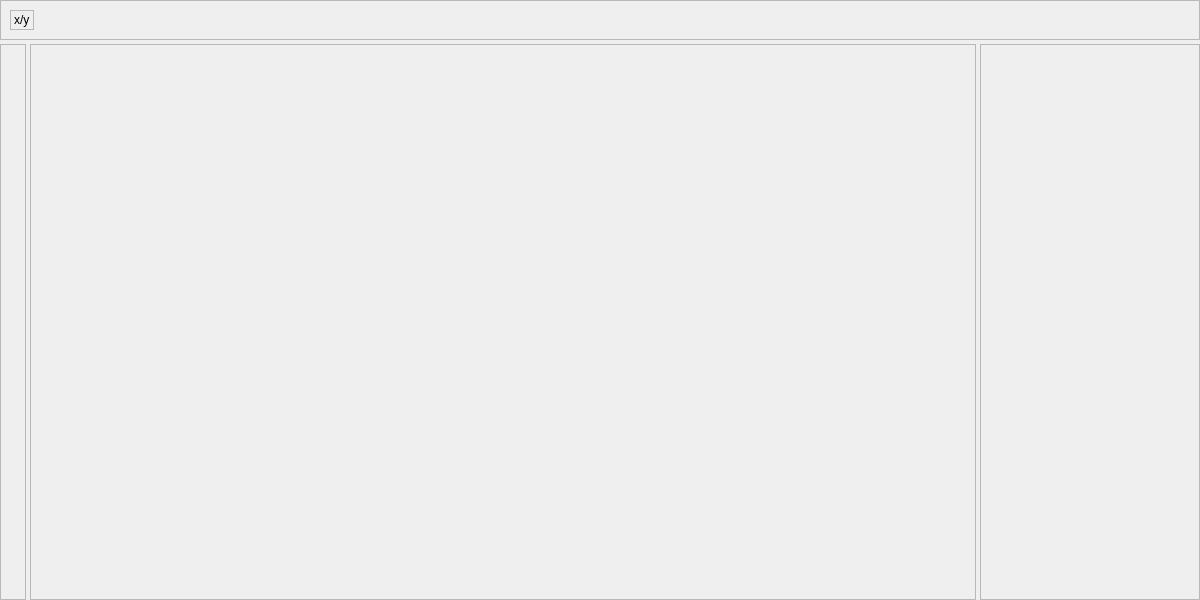
<?xml version="1.0" encoding="UTF-8"?>
<ui version="4.0">
 <class>MapManager</class>
 <widget class="QWidget" name="MapManager">
  <property name="geometry">
   <rect>
    <x>0</x>
    <y>0</y>
    <width>1200</width>
    <height>600</height>
   </rect>
  </property>
  <property name="windowTitle">
   <string/>
  </property>
  <layout class="QVBoxLayout" name="verticalLayout">
   <property name="spacing">
    <number>4</number>
   </property>
   <property name="leftMargin">
    <number>0</number>
   </property>
   <property name="topMargin">
    <number>0</number>
   </property>
   <property name="rightMargin">
    <number>0</number>
   </property>
   <property name="bottomMargin">
    <number>0</number>
   </property>
   <item>
    <widget class="QFrame" name="frame_com">
     <property name="minimumSize">
      <size>
       <width>0</width>
       <height>40</height>
      </size>
     </property>
     <property name="maximumSize">
      <size>
       <width>16777215</width>
       <height>40</height>
      </size>
     </property>
     <property name="frameShape">
      <enum>QFrame::StyledPanel</enum>
     </property>
     <property name="frameShadow">
      <enum>QFrame::Raised</enum>
     </property>
     <layout class="QHBoxLayout" name="horizontalLayout_2">
      <item>
       <widget class="QLabel" name="lab_coord">
        <property name="frameShape">
         <enum>QFrame::StyledPanel</enum>
        </property>
        <property name="frameShadow">
         <enum>QFrame::Raised</enum>
        </property>
        <property name="text">
         <string>x/y</string>
        </property>
       </widget>
      </item>
      <item>
       <spacer name="horizontalSpacer">
        <property name="orientation">
         <enum>Qt::Horizontal</enum>
        </property>
        <property name="sizeHint" stdset="0">
         <size>
          <width>40</width>
          <height>20</height>
         </size>
        </property>
       </spacer>
      </item>
     </layout>
    </widget>
   </item>
   <item>
    <layout class="QGridLayout" name="map_Layout">
     <item row="0" column="2">
      <widget class="QScrollArea" name="map_scrollArea">
       <property name="enabled">
        <bool>true</bool>
       </property>
       <property name="sizePolicy">
        <sizepolicy hsizetype="Preferred" vsizetype="Preferred">
         <horstretch>0</horstretch>
         <verstretch>0</verstretch>
        </sizepolicy>
       </property>
       <property name="minimumSize">
        <size>
         <width>220</width>
         <height>0</height>
        </size>
       </property>
       <property name="maximumSize">
        <size>
         <width>220</width>
         <height>16777215</height>
        </size>
       </property>
       <property name="widgetResizable">
        <bool>true</bool>
       </property>
       <widget class="QWidget" name="scrollAreaWidgetContents">
        <property name="geometry">
         <rect>
          <x>0</x>
          <y>0</y>
          <width>218</width>
          <height>552</height>
         </rect>
        </property>
        <layout class="QVBoxLayout" name="map_Layout_R">
         <property name="spacing">
          <number>4</number>
         </property>
         <property name="leftMargin">
          <number>4</number>
         </property>
         <property name="topMargin">
          <number>4</number>
         </property>
         <property name="rightMargin">
          <number>4</number>
         </property>
         <property name="bottomMargin">
          <number>4</number>
         </property>
        </layout>
       </widget>
      </widget>
     </item>
     <item row="0" column="0">
      <widget class="QFrame" name="map_frame_L">
       <property name="minimumSize">
        <size>
         <width>26</width>
         <height>0</height>
        </size>
       </property>
       <property name="maximumSize">
        <size>
         <width>26</width>
         <height>16777215</height>
        </size>
       </property>
       <property name="frameShape">
        <enum>QFrame::StyledPanel</enum>
       </property>
       <property name="frameShadow">
        <enum>QFrame::Raised</enum>
       </property>
       <layout class="QVBoxLayout" name="verticalLayout_2"/>
      </widget>
     </item>
     <item row="0" column="1">
      <widget class="QFrame" name="map_frame_temp">
       <property name="frameShape">
        <enum>QFrame::StyledPanel</enum>
       </property>
       <property name="frameShadow">
        <enum>QFrame::Raised</enum>
       </property>
      </widget>
     </item>
    </layout>
   </item>
  </layout>
 </widget>
 <resources/>
 <connections/>
</ui>
